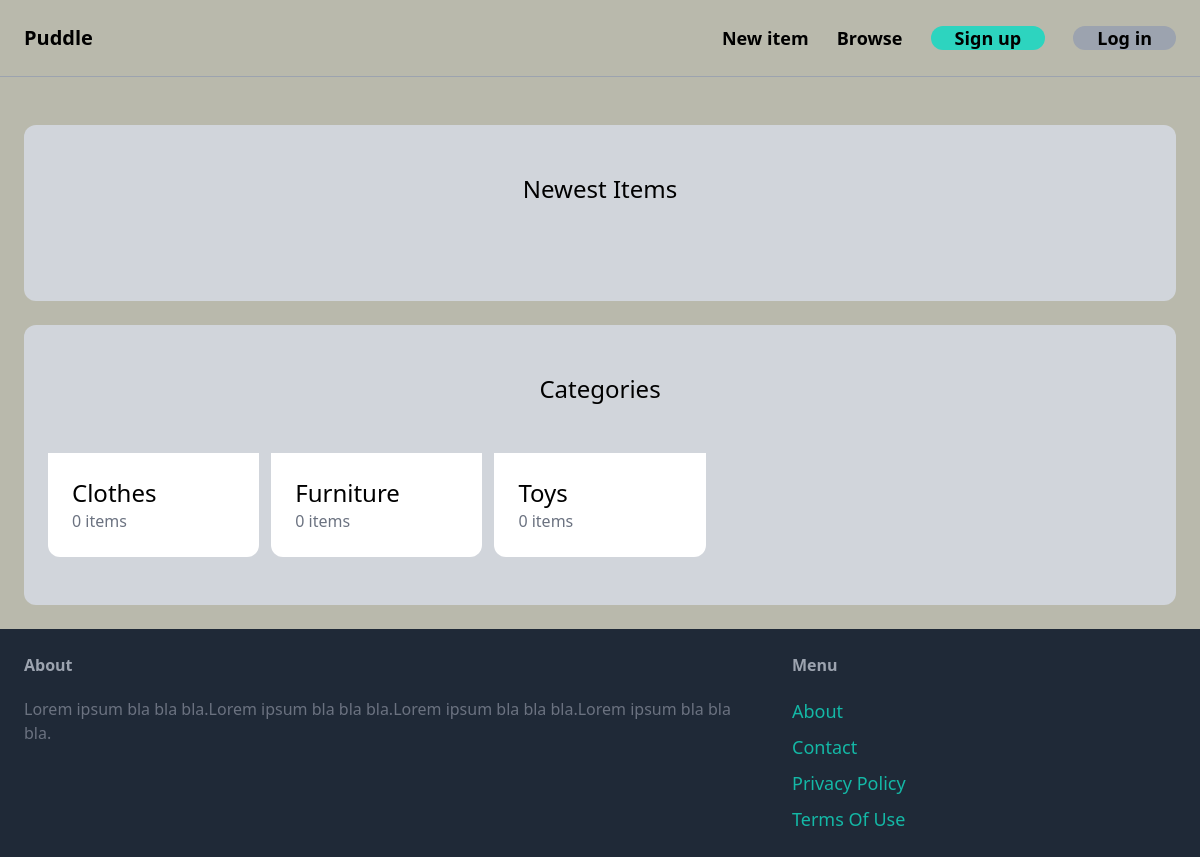
The app's page /, older data.
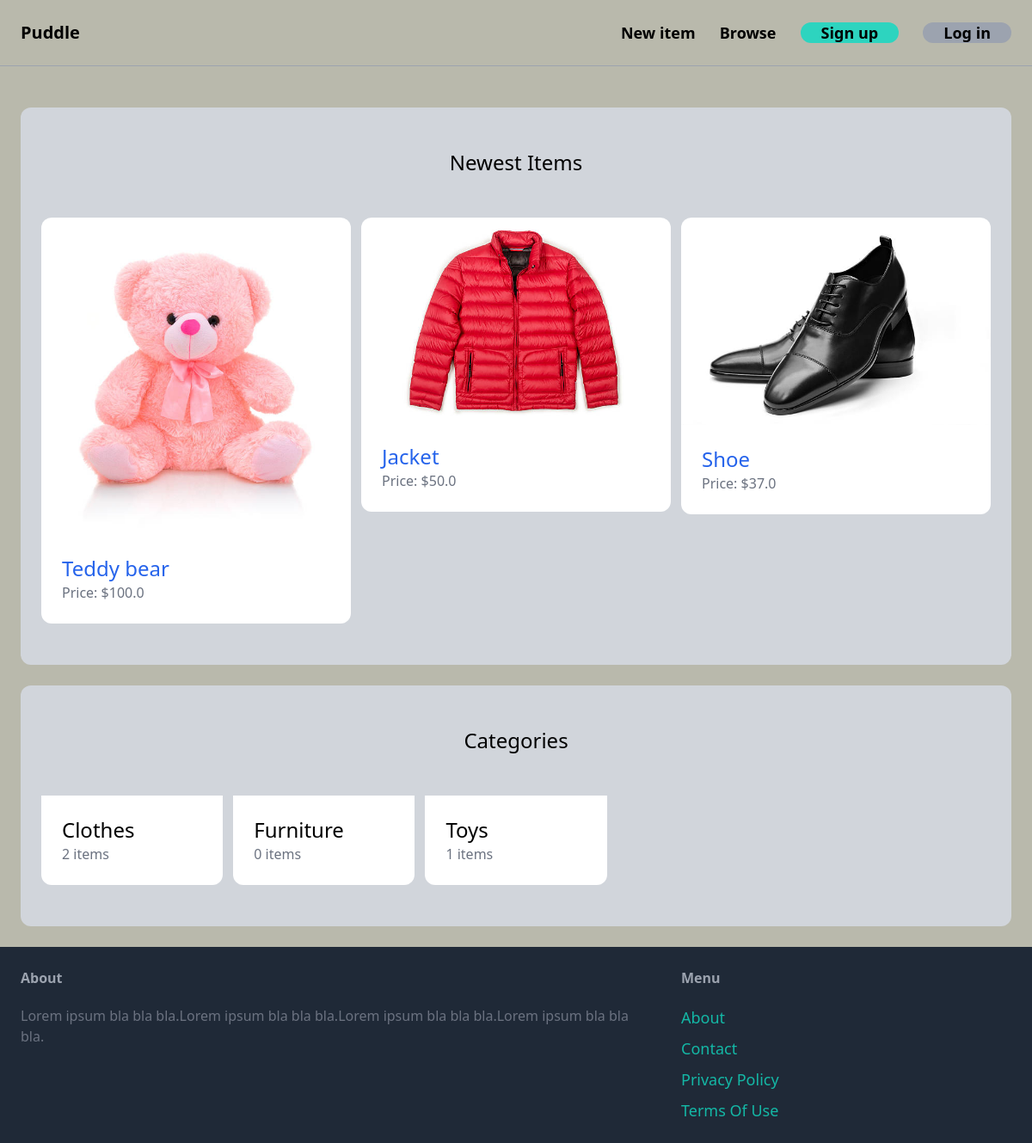
The same page, newer data.
### items/models.py (models this page shows, shortened)
class Cartegory(models.Model):
    name = models.CharField(max_length=255)
    class Meta:
        ordering = ('name',)
        verbose_name_plural = 'Categories'

class Item(models.Model):
    cartegory = models.ForeignKey(Cartegory, related_name='items', on_delete=models.CASCADE)
    name = models.CharField(max_length=255)
    description = models.TextField(blank=True, null=True)
    price = models.FloatField()
    image = models.ImageField(upload_to='item_images', blank=True, null=True)
    is_sold = models.BooleanField(default=False)
    created_by = models.ForeignKey(User, related_name='items', on_delete=models.CASCADE)
    created_at = models.DateTimeField(auto_now_add=True)

### core/views.py (the view)
# urls.py: path('', views.index, name='index'),
def index(request):
    items = Item.objects.filter(is_sold=False) [0:10]
    categories = Cartegory.objects.all()
    return render(request, 'core/index.html',{
        'categories': categories,
        'items': items,
    })

### core/templates/core/index.html (shortened to what this page needs)
{% extends 'core/base.html' %}
{% block content %}
    <div class="mt-6 px-6 py-12 bg-gray-300 rounded-xl">
        <h2 class="mb-12 text-2xl text-center">Newest Items</h2>
        <div class="grid grid-cols-3 gap-3">
            {% for item in items %}
                <div>
                    <a href="{% url 'items:detail' item.id %}">
                        <div>
                            <img src="{{ item.image.url }}" class="rounded-t-xl">
                        </div>
                        <div class="p-6 bg-white rounded-b-xl">
                            <h2 class="text-blue-600 text-2xl no-underline hover:underline hover:text-red-500">{{ item.name }}</h2>
                            <p class="text-gray-500">Price: ${{ item.price }}</p>
                        </div>
                    </a>
                </div>
            {% endfor %}
        </div>
    </div>
    <div class="mt-6 px-6 py-12 bg-gray-300 rounded-xl">
        <h2 class="mb-12 text-2xl text-center">Categories</h2>
        <div class="grid grid-cols-5 gap-3">
            {% for category in categories %}
                <div>
                    <a href="#">
                        <div class="p-6 bg-white rounded-b-xl">
                            <h2 class="text-2xl">{{ category.name }}</h2>
                            <p class="text-gray-500">{{ category.items.count }} items</p>
                        </div>
                    </a>
                </div>
            {% endfor %}
        </div>
    </div>
{% endblock %}

Row changes from the older to the newer data that the page shows:
added Item: image (picture), name "Teddy bear", price "100.0"
added Item: image (picture), name "Jacket", price "50.0"
added Item: image (picture), name "Shoe", price "37.0"
computed for Cartegory "Clothes": items.count "0" → "2"
computed for Cartegory "Toys": items.count "0" → "1"
